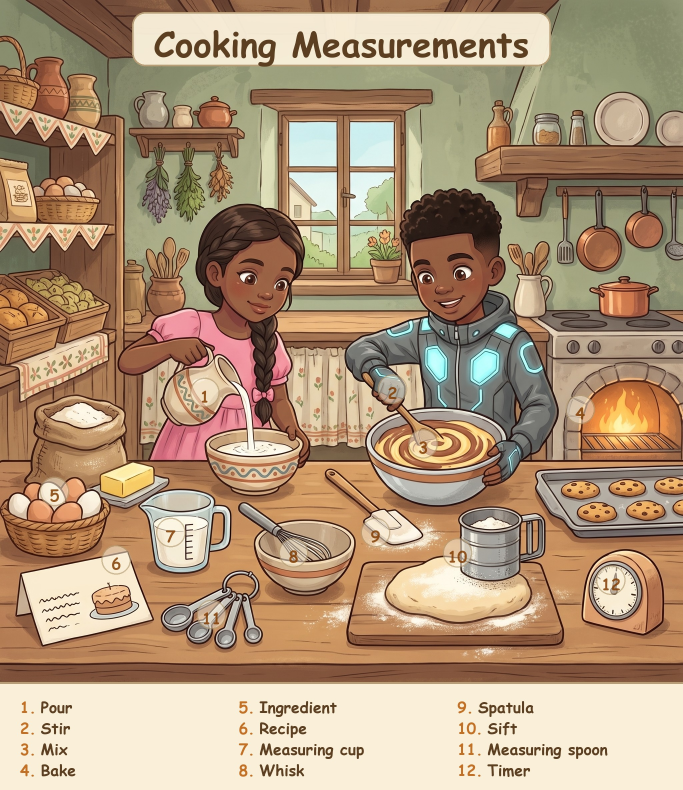
#> input picture workbook/poster_pipeline/preview/land2_cooking-measurements.jpg, 2048 x 2370 px, given in place of land2_cooking-measurements.png, which was not available (shown at 1/3 size)
$ python patch_land2.py
#> lines starting #> are read from the running program, lines starting #| are printed output that depends on the picture; pictures that were not available may be replaced by others from this repository, and a replacement may not be noted
#!/usr/bin/env python3
# -*- coding: utf-8 -*-
"""One-shot pixel patches for Land 2 QA (text leaks + count fixes).
Each block samples the local background colour and fills a pinned polygon.
Verify crops go to the scratchpad for eyeball checks at native scale."""
from PIL import Image, ImageDraw

SP = r"C:\Users\ldmur\AppData\Local\Temp\claude\C--Users-ldmur--claude\ccb14fc2-40d8-431b-8da9-b1fc20741912\scratchpad"
SC = "scenes/"

def crop(img, box, scale, name):
    w = box[2] - box[0]; h = box[3] - box[1]
    img.crop(box).resize((int(w * scale), int(h * scale))).save(SP + "\\" + name)

# --- cooking-measurements: wipe "Recipe card" title -------------------------
im = Image.open(SC + "land2_cooking-measurements.png").convert("RGB")
#> im is the input picture: PIL image 2048x2370 RGB; mean R, G, B 175, 148.8, 120.7
d = ImageDraw.Draw(im)
cream = im.getpixel((105, 1710))
#> cream = (62, 23, 8)
d.polygon([(118, 1755), (112, 1700), (348, 1652), (360, 1712)], fill=cream)
im.save(SC + "land2_cooking-measurements.png")
crop(im, (60, 1560, 480, 1820), 2, "v_recipe.png")

# --- measurement-at-home: wipe MILK ------------------------------------------
im = Image.open(SC + "land2_measurement-at-home.png").convert("RGB")
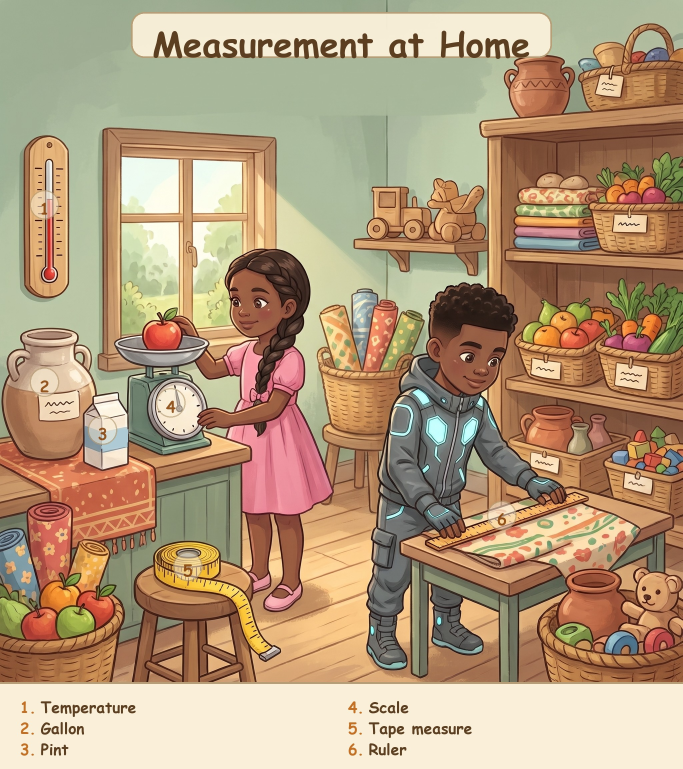
#> input picture workbook/poster_pipeline/preview/land2_measurement-at-home.jpg, 2048 x 2307 px, given in place of land2_measurement-at-home.png, which was not available (shown at 1/3 size)
#> im is the input picture: PIL image 2048x2307 RGB; mean R, G, B 179.1, 154, 123.5
d = ImageDraw.Draw(im)
blue = im.getpixel((297, 1310))
#> blue = (152, 117, 95)
d.polygon([(303, 1345), (306, 1297), (383, 1290), (381, 1338)], fill=blue)
im.save(SC + "land2_measurement-at-home.png")
crop(im, (230, 1150, 430, 1420), 2, "v_milk.png")

# --- money-currency: wipe CHEQUE + BANK --------------------------------------
im = Image.open(SC + "land2_money-currency.png").convert("RGB")
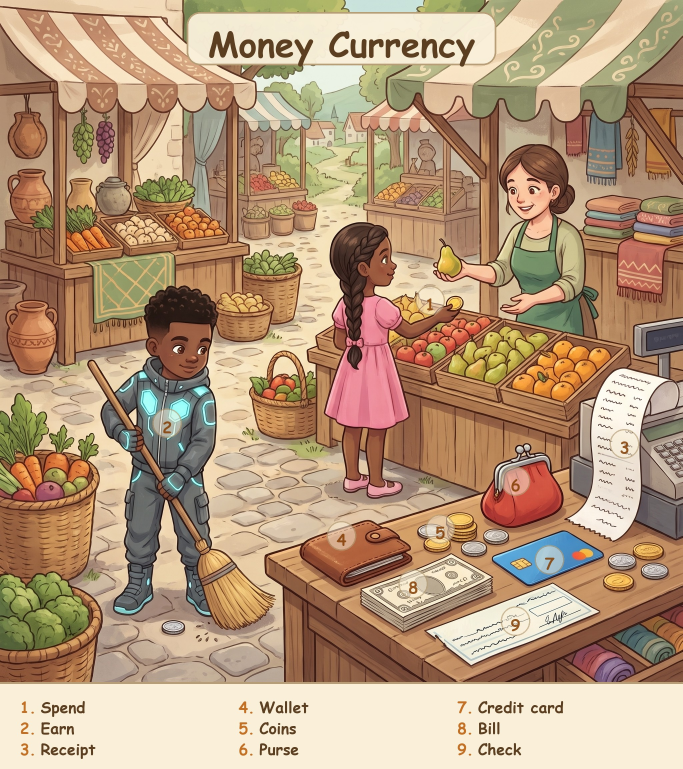
#> input picture workbook/poster_pipeline/preview/land2_money-currency.jpg, 2048 x 2307 px, given in place of land2_money-currency.png, which was not available (shown at 1/3 size)
#> im is the input picture: PIL image 2048x2307 RGB; mean R, G, B 180.3, 151.3, 122.3
d = ImageDraw.Draw(im)
white = im.getpixel((1380, 1830))
#> white = (157, 107, 80)
d.polygon([(1312, 1905), (1318, 1860), (1442, 1843), (1440, 1888)], fill=white)
b1 = im.getpixel((1660, 1650)); b2 = im.getpixel((1700, 1610))
#> after `b1 = im.getpixel((1660, 1650))`: b1 = (168, 197, 211)
#> after `b2 = im.getpixel((1700, 1610))`: b2 = (64, 136, 194)
blue = tuple((a + b) // 2 for a, b in zip(b1, b2))
#> blue = (116, 166, 202)
d.polygon([(1626, 1642), (1634, 1600), (1712, 1596), (1706, 1638)], fill=blue)
im.save(SC + "land2_money-currency.png")
crop(im, (1250, 1540, 1760, 1960), 1.6, "v_money.png")

# --- problem-solving-logic: wipe 800 ------------------------------------------
im = Image.open(SC + "land2_problem-solving-logic.png").convert("RGB")
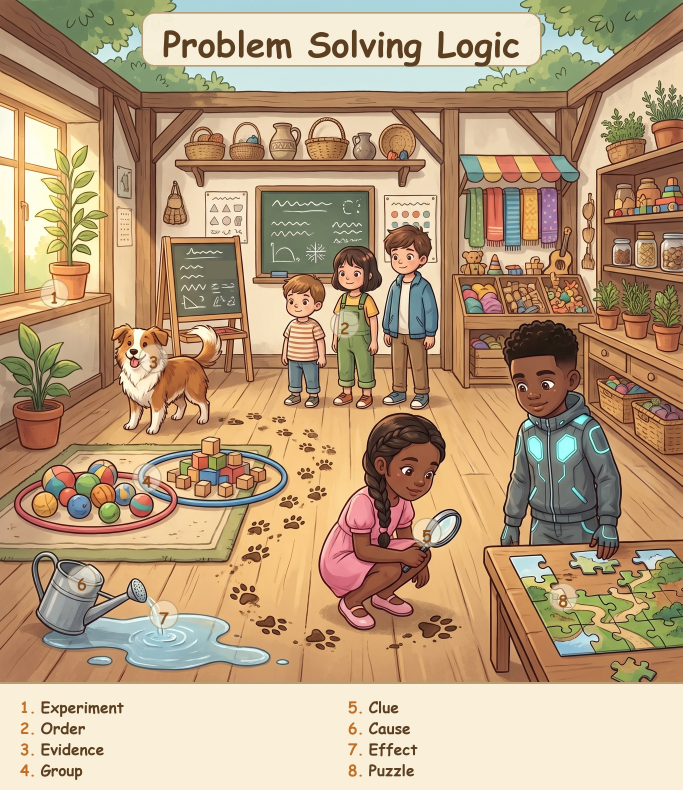
#> input picture workbook/poster_pipeline/preview/land2_problem-solving-logic.jpg, 2048 x 2370 px, given in place of land2_problem-solving-logic.png, which was not available (shown at 1/3 size)
#> im is the input picture: PIL image 2048x2370 RGB; mean R, G, B 185, 157.9, 125.8
d = ImageDraw.Draw(im)
green = im.getpixel((712, 800))
#> green = (142, 95, 65)
d.rectangle((618, 784, 706, 834), fill=green)
im.save(SC + "land2_problem-solving-logic.png")
crop(im, (440, 680, 760, 900), 2.4, "v_logic.png")

# --- numbers-counting: tags digits, 2 buttons, 1 cherry, 2 eggs ---------------
im = Image.open(SC + "land2_numbers-counting.png").convert("RGB")
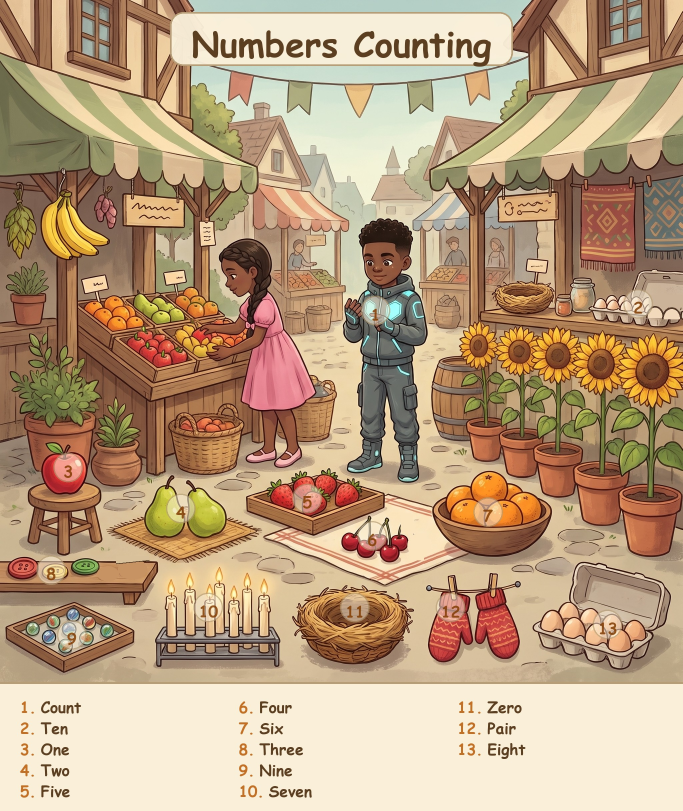
#> input picture workbook/poster_pipeline/preview/land2_numbers-counting.jpg, 2048 x 2433 px, given in place of land2_numbers-counting.png, which was not available (shown at 1/3 size)
#> im is the input picture: PIL image 2048x2433 RGB; mean R, G, B 184.8, 157.3, 126.6
d = ImageDraw.Draw(im)
tagcream = im.getpixel((247, 850))
#> tagcream = (45, 14, 0)
d.rectangle((256, 841, 278, 867), fill=tagcream)         # tag1 "2"
d.rectangle((498, 822, 529, 846), fill=tagcream)         # tag2 "22"
wood1 = im.getpixel((352, 1722)); wood2 = im.getpixel((443, 1712))
#> after `wood1 = im.getpixel((352, 1722))`: wood1 = (197, 145, 95)
#> after `wood2 = im.getpixel((443, 1712))`: wood2 = (196, 143, 93)
d.ellipse((291, 1699, 356, 1743), fill=wood1)            # purple button
d.ellipse((354, 1676, 441, 1738), fill=wood2)            # blue button
d.line((295, 1721, 438, 1703), fill=tuple(max(0, c - 18) for c in wood1), width=2)
cloth = im.getpixel((1290, 1630))
#> cloth = (252, 230, 193)
d.ellipse((1222, 1600, 1290, 1670), fill=cloth)          # cherry fruit
d.rectangle((1228, 1650, 1297, 1678), fill=cloth)        # its shadow
d.line((1218, 1549, 1252, 1608), fill=cloth, width=10)   # its stem
grey = im.getpixel((1960, 870))
#> grey = (204, 180, 154)
d.rectangle((1948, 884, 2036, 922), fill=grey)           # 2 back-row eggs
d.polygon([(1978, 920), (2002, 920), (1992, 944)], fill=grey)  # gap dab
im.save(SC + "land2_numbers-counting.png")
crop(im, (210, 790, 560, 880), 3, "v_tags.png")
crop(im, (0, 1620, 480, 1800), 2, "v_buttons.png")
#> in crop (call 6), `img.crop(box).resize((int(w * scale), int(h * scale))).save(SP + "\\" ..`:
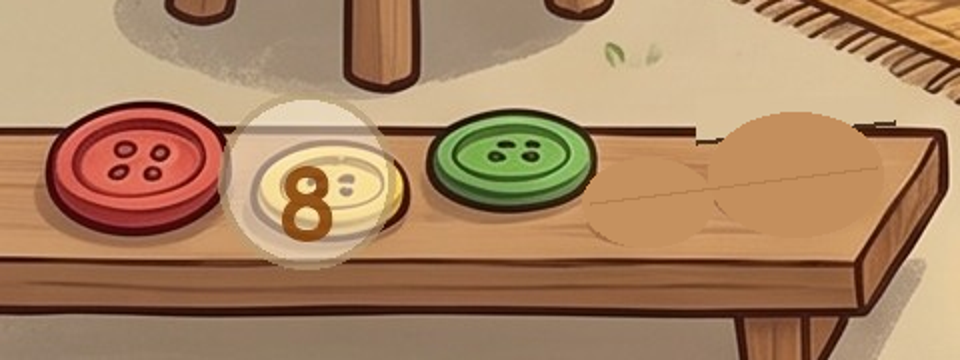
#> saved as v_buttons.png: PIL image 960x360 RGB; mean R, G, B 168.4, 132.1, 98.8
crop(im, (1100, 1480, 1330, 1720), 2, "v_cherry.png")
#> in crop (call 7), `img.crop(box).resize((int(w * scale), int(h * scale))).save(SP + "\\" ..`:
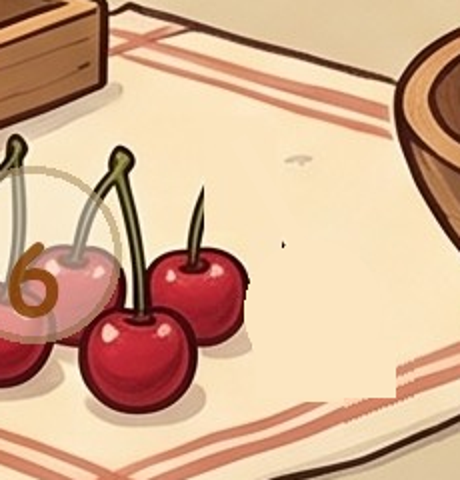
#> saved as v_cherry.png: PIL image 460x480 RGB; mean R, G, B 212.6, 174.6, 144.2
crop(im, (1660, 800, 2048, 990), 2, "v_eggs.png")
#> in crop (call 8), `img.crop(box).resize((int(w * scale), int(h * scale))).save(SP + "\\" ..`:
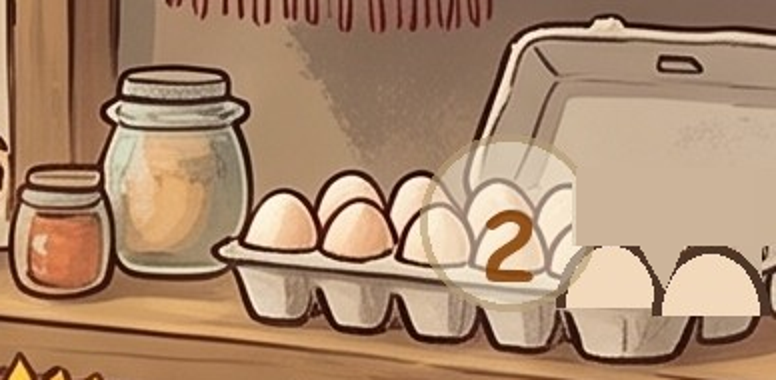
#> saved as v_eggs.png: PIL image 776x380 RGB; mean R, G, B 170.7, 138.3, 110.9
print("patched 5 scenes")
